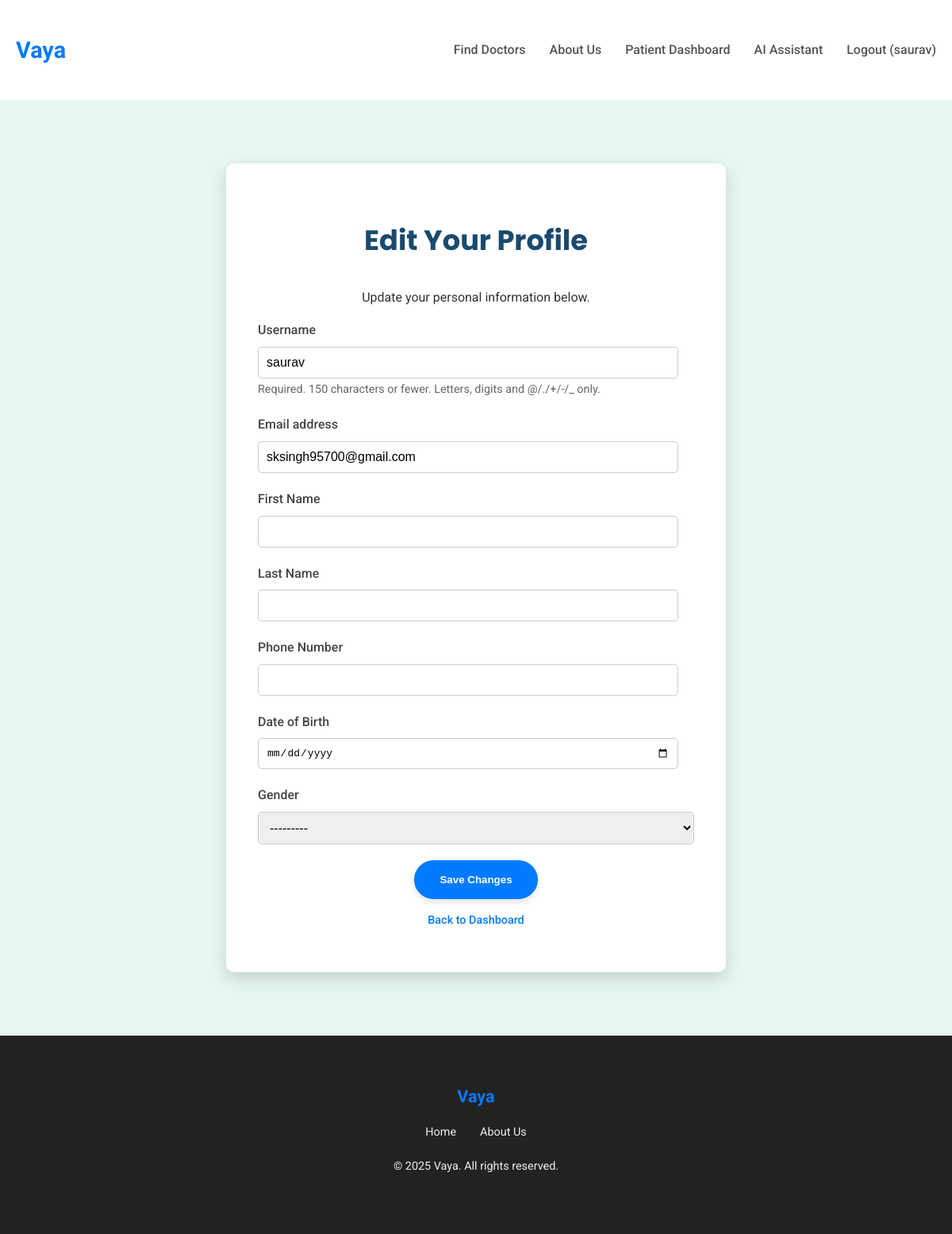
/accounts/profile/edit/ (signed in), run on the app's committed database.
### users/models.py (models this page shows, shortened)
class CustomUser(AbstractUser):
    phone_number = models.CharField(max_length=15, unique=True, blank=True, null=True)
    date_of_birth = models.DateField(blank=True, null=True)
    GENDER_CHOICES = [
        ('M', 'Male'),
        ('F', 'Female'),
        ('O', 'Other'),
        ('P', 'Prefer not to say'),
    ]
    gender = models.CharField(max_length=1, choices=GENDER_CHOICES, blank=True, null=True)
    groups = models.ManyToManyField(
        "auth.Group",
        verbose_name="groups",
        blank=True,
        help_text="The groups this user belongs to. A user will get all permissions granted to each of their groups.",
        related_name="customuser_set",
        related_query_name="customuser",
    )
    user_permissions = models.ManyToManyField(
        "auth.Permission",
        verbose_name="user permissions",
        blank=True,
        help_text="Specific permissions for this user.",
        related_name="customuser_set",
        related_query_name="customuser",
    )

### users/views.py (the view)
# urls.py: path('profile/edit/', views.patient_profile_edit, name='patient_profile_edit'), # <--- ADDED HERE
@login_required
def patient_profile_edit(request):
    try:
        if request.user.doctor_login_profile:
            messages.error(request, "Doctors manage their profiles via the Doctor Dashboard.")
            return redirect('doctor_dashboard')
    except Doctor.DoesNotExist:
        pass # This user is not a doctor, proceed as patient
    if request.method == 'POST':
        form = PatientProfileEditForm(request.POST, instance=request.user)
        if form.is_valid():
            form.save()
            messages.success(request, 'Your profile has been updated successfully!')
            return redirect('patient_dashboard') # Redirect back to patient dashboard
        else:
            messages.error(request, 'Please correct the errors below.')
    else:
        form = PatientProfileEditForm(instance=request.user) # Pre-populate form with current user data
    context = {
        'form': form,
    }
    return render(request, 'users/patient_profile_edit.html', context)

### users/forms.py (shortened to what this page needs)
class PatientProfileEditForm(forms.ModelForm):
    class Meta:
        model = CustomUser
        fields = [
            'username', 'email', 'first_name', 'last_name',
            'phone_number', 'date_of_birth', 'gender' # Add new fields here
        ]
        labels = {
            'first_name': 'First Name',
            'last_name': 'Last Name',
            'phone_number': 'Phone Number',
            'date_of_birth': 'Date of Birth',
            'gender': 'Gender',
        }
        widgets = {
            'username': forms.TextInput(attrs={'readonly': 'readonly'}), # Make username read-only
            'date_of_birth': forms.DateInput(attrs={'type': 'date'}), # HTML5 date input
        }

### templates/users/patient_profile_edit.html (shortened to what this page needs)
{% extends 'base.html' %}
{% block content %}
    <section class="profile-edit-section">
        <div class="container">
            <div class="profile-edit-card">
                <h2>Edit Your Profile</h2>
                <p>Update your personal information below.</p>
                <form method="post">
                    {% for field in form %}
                        <div class="form-group">
                            <label for="{{ field.id_for_label }}">{{ field.label }}</label>
                            {{ field }}
                            {% if field.help_text %}
                                <small class="help-text">{{ field.help_text }}</small>
                            {% endif %}
                        </div>
                    {% endfor %}
                    <button type="submit" class="btn-primary">Save Changes</button>
                </form>
                <div class="help-text">
                    <p><a href="{% url 'patient_dashboard' %}">Back to Dashboard</a></p>
                </div>
            </div>
        </div>
    </section>
{% endblock %}

### templates/base.html (shortened to what this page needs)
<!DOCTYPE html>
<html lang="en">
<head>
</head>
<body>
    <header>
        <div class="container navbar">
            <a href="{% url 'landing_page' %}" class="logo">Vaya</a>
            <nav>
                <ul class="nav-links">
                    {% if not user.is_authenticated or not user.doctor_login_profile.is_approved %}
                        <li><a href="{% url 'doctor_list' %}">Find Doctors</a></li>
                    {% endif %}
                    <li><a href="{% url 'about_us' %}">About Us</a></li>
                    {% if user.is_authenticated %}
                        {% if user.doctor_login_profile and user.doctor_login_profile.is_approved %}
                            <li><a href="{% url 'doctor_dashboard' %}">Doctor Dashboard</a></li>
                        {% elif user.doctor_login_profile and not user.doctor_login_profile.is_approved %}
                            <li><a href="{% url 'landing_page' %}">Profile Pending</a></li>
                        {% else %}
                            <li><a href="{% url 'patient_dashboard' %}">Patient Dashboard</a></li>
                            <li><a href="{% url 'symptom_checker' %}">AI Assistant</a></li>
                        {% endif %}
                        <li><a href="{% url 'logout' %}">Logout ({{ user.username }})</a></li>
                    {% else %}
                        <li><a href="{% url 'register_clinic' %}">For Doctors</a></li>
                        <li><a href="{% url 'login' %}">Login</a></li>
                    {% endif %}
                </ul>
            </nav>
        </div>
    </header>
    {% block content %}{% endblock %}
    <footer>
        <div class="container">
            <a href="{% url 'landing_page' %}" class="logo">Vaya</a>
            <ul class="footer-links">
                <li><a href="{% url 'landing_page' %}">Home</a></li>
                <li><a href="{% url 'about_us' %}">About Us</a></li>
            </ul>
            <p>&copy; 2025 Vaya. All rights reserved.</p>
        </div>
    </footer>
</body>
</html>

### templates/base.html (style rules this page uses)
body { margin: 0; font-family: 'Roboto', sans-serif; line-height: 1.6; color: #333; background-color: #f8fcfb; display: flex; flex-direction: column; min-height: 100vh; }
h1, h2, h3 { font-family: 'Poppins', sans-serif; color: #1a4a6e; }
.container { max-width: 1200px; margin: 0 auto; padding: 20px; }
header { background-color: #fff; padding: 20px 0; box-shadow: 0 2px 4px rgba(0,0,0,0.05); }
.navbar { display: flex; justify-content: space-between; align-items: center; }
.logo { font-size: 1.8em; font-weight: 700; color: #007bff; text-decoration: none; }
.nav-links { list-style: none; margin: 0; padding: 0; display: flex; }
.nav-links li { margin-left: 30px; }
.nav-links a { text-decoration: none; color: #555; font-weight: 500; transition: color 0.3s ease; }
.btn-primary { background-color: #007bff; color: #fff; border: 2px solid #007bff; display: inline-block; padding: 15px 30px; border-radius: 50px; text-decoration: none; font-weight: 600; transition: background-color 0.3s ease, color 0.3s ease, transform 0.2s ease; box-shadow: 0 4px 10px rgba(0,0,0,0.1); }
.form-group { margin-bottom: 20px; text-align: left; }
.form-group label { display: block; margin-bottom: 8px; font-weight: 500; color: #444; }
.form-group input[type="text"], .form-group input[type="email"], .form-group input[type="tel"], .form-group input[type="password"], .form-group input[type="date"], .form-group input[type="time"], .form-group textarea, .form-group select { width: calc(100% - 20px); padding: 10px; border: 1px solid #ccc; border-radius: 5px; font-size: 1em; box-sizing: border-box; }
.form-group select { width: 100%; }
footer { background-color: #222; color: #eee; padding: 40px 0; text-align: center; font-size: 0.9em; margin-top: auto; }
footer .logo { color: #007bff; font-size: 1.5em; margin-bottom: 15px; display: inline-block; }
.footer-links { list-style: none; padding: 0; margin: 0 0 20px 0; display: flex; justify-content: center; flex-wrap: wrap; gap: 15px 30px; }
.footer-links a { color: #eee; text-decoration: none; transition: color 0.3s ease; }

### templates/users/patient_profile_edit.html (style rules this page uses)
.profile-edit-section { flex-grow: 1; padding: 60px 0; background-color: #e6f6f2; display: flex; align-items: center; justify-content: center; }
.profile-edit-card { background-color: #fff; padding: 40px; border-radius: 10px; box-shadow: 0 8px 20px rgba(0,0,0,0.15); width: 100%; max-width: 550px; text-align: center; }
.profile-edit-card h2 { font-size: 2.2em; margin-bottom: 30px; }
.help-text { font-size: 0.9em; color: #666; margin-top: 15px; }
.help-text a { color: #007bff; text-decoration: none; font-weight: 500; }

### data on the page
CustomUser: username "saurav", form "saurav" "sksingh95700@gmail.com" "---------"

### other printed values
{{ field.label }} "Username" "Email address" "First Name" "Last Name" "Phone Number" "Date of Birth" "Gender"
{{ field.help_text }} "Required. 150 characters or fewer. Letters, digits and @/./+/-/_ only."
